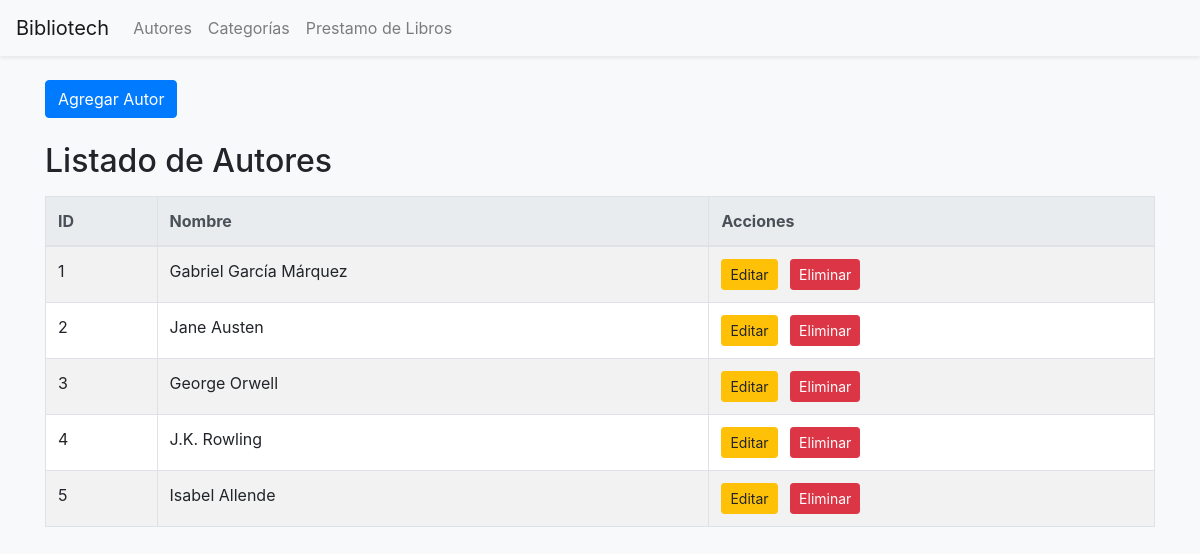
The app's page /public/autores.php with its own data.
### tables this page shows
CREATE TABLE `autores` (
  `id` int(11) NOT NULL,
  `nombre` varchar(100) DEFAULT NULL
);

### classes/Biblioteca.php (called while the page is built, shortened)
<?php
require_once 'Autor.php';
class Biblioteca {
    private $autor;
    public function __construct($pdo) {
        $this->autor = new Autor($pdo);
    }
    public function obtenerTodosAutores() {
        return $this->autor->obtenerTodos();
    }
}
?>

### classes/Autor.php (called while the page is built, shortened)
<?php
class Autor
{
    private $pdo;
    public function __construct($dbConnection)
    {
        $this->pdo = $dbConnection;
    }
    public function obtenerTodos()
    {
        try {
            $sql = "SELECT * FROM autores";
            $stmt = $this->pdo->query($sql);
            return $stmt->fetchAll(PDO::FETCH_ASSOC);
        } catch (PDOException $e) {
            throw new Exception("Error al obtener autores: " . $e->getMessage());
        }
    }
}

### public/autores.php (the view, shortened to what this page needs)
<?php
require_once '../classes/Biblioteca.php';
try {
    $pdo = Database::getConnection();
    $biblioteca = new Biblioteca($pdo);
    $autores = $biblioteca->obtenerTodosAutores();
} catch (Exception $e) {
    die("Error: " . $e->getMessage());
}
?>
<!DOCTYPE html>
<html lang="es">
<head>
    <link href="https://cdn.jsdelivr.net/npm/bootstrap@5.3.0/dist/css/bootstrap.min.css" rel="stylesheet">
</head>
<body class="bg-light">
    <?php include 'nav_bar.php'; ?>
    <div class="container mt-4">
        <a href="agregar_autor.php" class="btn btn-primary mb-4">Agregar Autor</a>
        <h2 class="mb-3">Listado de Autores</h2>
        <?php if (!empty($autores)): ?>
            <div class="table-responsive">
                <table class="table table-bordered table-striped table-hover">
                    <thead class="thead-light">
                        <tr>
                            <th>ID</th>
                            <th>Nombre</th>
                            <th>Acciones</th>
                        </tr>
                    </thead>
                    <tbody>
                        <?php foreach ($autores as $autor): ?>
                            <tr>
                                <td><?php echo htmlspecialchars($autor['id']); ?></td>
                                <td><?php echo htmlspecialchars($autor['nombre']); ?></td>
                                <td>
                                    <a href="editar_autor.php?id=<?php echo $autor['id']; ?>" class="btn btn-sm btn-warning me-2">Editar</a>
                                    <a href="eliminar_autor.php?id=<?php echo $autor['id']; ?>" class="btn btn-sm btn-danger" onclick="return confirm('¿Estás seguro de eliminar este autor?')">Eliminar</a>
                                </td>
                            </tr>
                        <?php endforeach; ?>
                    </tbody>
                </table>
            </div>
        <?php else: ?>
            <div class="alert alert-info">No hay autores que coincidan con la búsqueda.</div>
        <?php endif; ?>
    </div>
</body>
</html>

### records on screen
autores: id "1", nombre "Gabriel García Márquez"
autores: id "2", nombre "Jane Austen"
autores: id "3", nombre "George Orwell"
autores: id "4", nombre "J.K. Rowling"
autores: id "5", nombre "Isabel Allende"
